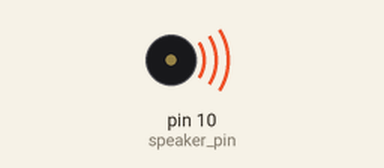
The sketch below on a simulated Arduino Uno, built with avr-gcc and run on an emulated ATmega328P. Parts: buzzer (waves = sounding).

Above: at 0.2 s.
Timing chart, 0 to 3.0 s (numbered marks = the images above):
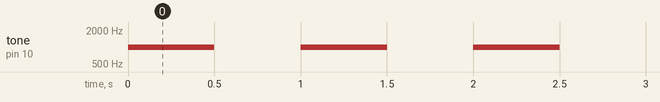

The sketch:

passive-buzzer-tutorial.ino
```cpp
int speaker_pin = 10;

void setup() {
  // put your setup code here, to run once:
  pinMode(speaker_pin, OUTPUT);
}

void loop() {
  // put your main code here, to run repeatedly:

//  for(int i = 0; i <= 127; i++) {
//    analogWrite(speaker_pin, i);
//    delay(40);
//  }

  tone(speaker_pin, 1000, 500);
  delay(1000);
}
```

Measured:
- by itself, tone on pin 10 (speaker_pin): alternates 1000 Hz for 0.50 s and silent for 0.50 s
